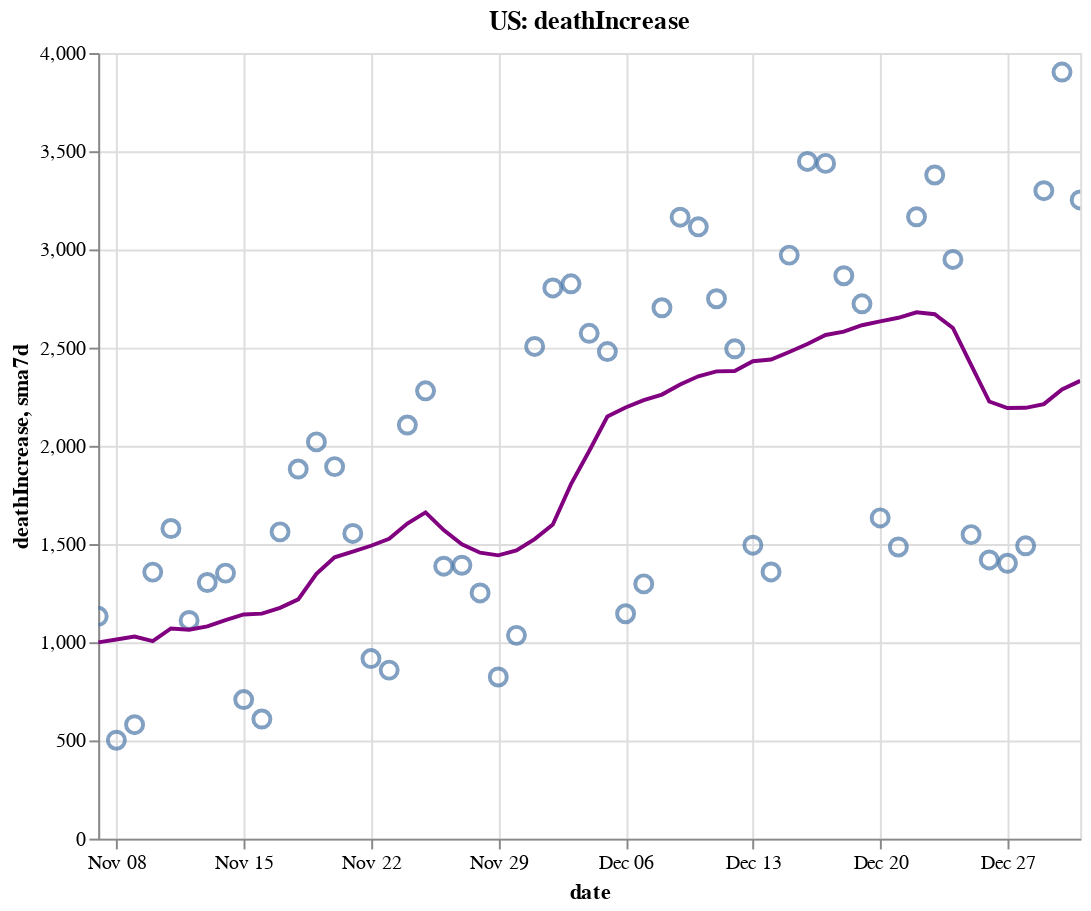

Here is the notebook cell this chart was saved with:
### Code cell
create_plot(us, 'deathIncrease')

### Figure 1 — Vega-Lite specification as saved in the notebook (floating-point values rounded to 4 significant figures)
{"config": {"view": {"continuousWidth": 400, "continuousHeight": 300}}, "layer": [{"layer": [{"mark": {"type": "point", "size": 75}, "encoding": {"tooltip": [{"type": "temporal", "field": "date"}, {"type": "quantitative", "field": "deathIncrease"}, {"type": "quantitative", "field": "sma7d"}], "x": {"type": "temporal", "field": "date"}, "y": {"type": "quantitative", "field": "deathIncrease"}}, "selection": {"selector006": {"type": "interval", "bind": "scales", "encodings": ["x", "y"]}}}, {"mark": {"type": "line", "color": "purple"}, "encoding": {"x": {"type": "temporal", "field": "date"}, "y": {"type": "quantitative", "field": "sma7d"}}}]}, {"mark": {"type": "rule", "color": "#aaa"}, "encoding": {"x": {"type": "temporal", "field": "date"}}, "transform": [{"filter": {"selection": "selector005"}}]}, {"mark": "circle", "encoding": {"opacity": {"condition": {"value": 1, "selection": "selector005"}, "value": 0}, "tooltip": [{"type": "temporal", "field": "date"}, {"type": "quantitative", "field": "deathIncrease"}, {"type": "quantitative", "field": "sma7d"}], "x": {"type": "temporal", "field": "date"}, "y": {"type": "quantitative", "field": "deathIncrease"}}, "selection": {"selector005": {"type": "single", "encodings": ["x"], "on": "mouseover", "nearest": true, "empty": "none"}}}, {"mark": {"type": "text", "align": "left", "dx": 5, "dy": -5, "stroke": "white", "strokeWidth": 2}, "encoding": {"text": {"type": "quantitative", "field": "deathIncrease"}, "tooltip": [{"type": "temporal", "field": "date"}, {"type": "quantitative", "field": "deathIncrease"}, {"type": "quantitative", "field": "sma7d"}], "x": {"type": "temporal", "field": "date"}, "y": {"type": "quantitative", "field": "deathIncrease"}}, "transform": [{"filter": {"selection": "selector005"}}]}, {"mark": {"type": "text", "align": "left", "dx": 5, "dy": -5}, "encoding": {"text": {"type": "quantitative", "field": "deathIncrease"}, "tooltip": [{"type": "temporal", "field": "date"}, {"type": "quantitative", "field": "deathIncrease"}, {"type": "quantitative", "field": "sma7d"}], "x": {"type": "temporal", "field": "date"}, "y": {"type": "quantitative", "field": "deathIncrease"}}, "transform": [{"filter": {"selection": "selector005"}}]}], "data": {"name": "data-1a5e6747bca4d0b8e3a03abff687382e"}, "height": 400, "title": "US: deathIncrease", "width": 500, "$schema": "https://vega.github.io/schema/vega-lite/v4.8.1.json", "datasets": {"data-1a5e6747bca4d0b8e3a03abff687382e": [{"date": "2020-11-07T00:00:00", "totalTestResultsIncrease": 1448000.0, "positiveIncrease": 131200.0, "death": 229600.0, "deathIncrease": 1132.0, "positiveRate": 0.091, "state": "US", "sma7d": 999.4}, {"date": "2020-11-08T00:00:00", "totalTestResultsIncrease": 1219000.0, "positiveIncrease": 111700.0, "death": 230100.0, "deathIncrease": 501.0, "positiveRate": 0.092, "state": "US", "sma7d": 1014.0}, {"date": "2020-11-09T00:00:00", "totalTestResultsIncrease": 1446000.0, "positiveIncrease": 117600.0, "death": 230700.0, "deathIncrease": 580.0, "positiveRate": 0.081, "state": "US", "sma7d": 1029.0}, {"date": "2020-11-10T00:00:00", "totalTestResultsIncrease": 1344000.0, "positiveIncrease": 132500.0, "death": 232100.0, "deathIncrease": 1357.0, "positiveRate": 0.099, "state": "US", "sma7d": 1005.0}, {"date": "2020-11-11T00:00:00", "totalTestResultsIncrease": 1462000.0, "positiveIncrease": 148200.0, "death": 233700.0, "deathIncrease": 1579.0, "positiveRate": 0.101, "state": "US", "sma7d": 1070.0}, {"date": "2020-11-12T00:00:00", "totalTestResultsIncrease": 1569000.0, "positiveIncrease": 156600.0, "death": 234800.0, "deathIncrease": 1111.0, "positiveRate": 0.1, "state": "US", "sma7d": 1064.0}, {"date": "2020-11-13T00:00:00", "totalTestResultsIncrease": 1705000.0, "positiveIncrease": 173300.0, "death": 236100.0, "deathIncrease": 1304.0, "positiveRate": 0.102, "state": "US", "sma7d": 1081.0}, {"date": "2020-11-14T00:00:00", "totalTestResultsIncrease": 1704000.0, "positiveIncrease": 166600.0, "death": 237400.0, "deathIncrease": 1352.0, "positiveRate": 0.098, "state": "US", "sma7d": 1112.0}, {"date": "2020-11-15T00:00:00", "totalTestResultsIncrease": 1552000.0, "positiveIncrease": 146200.0, "death": 238100.0, "deathIncrease": 708.0, "positiveRate": 0.094, "state": "US", "sma7d": 1142.0}, {"date": "2020-11-16T00:00:00", "totalTestResultsIncrease": 1529000.0, "positiveIncrease": 149100.0, "death": 238700.0, "deathIncrease": 609.0, "positiveRate": 0.097, "state": "US", "sma7d": 1146.0}, {"date": "2020-11-17T00:00:00", "totalTestResultsIncrease": 1603000.0, "positiveIncrease": 158500.0, "death": 240300.0, "deathIncrease": 1562.0, "positiveRate": 0.099, "state": "US", "sma7d": 1175.0}, {"date": "2020-11-18T00:00:00", "totalTestResultsIncrease": 1618000.0, "positiveIncrease": 167000.0, "death": 242200.0, "deathIncrease": 1882.0, "positiveRate": 0.103, "state": "US", "sma7d": 1218.0}, {"date": "2020-11-19T00:00:00", "totalTestResultsIncrease": 1848000.0, "positiveIncrease": 186600.0, "death": 244200.0, "deathIncrease": 2020.0, "positiveRate": 0.101, "state": "US", "sma7d": 1348.0}, {"date": "2020-11-20T00:00:00", "totalTestResultsIncrease": 1946000.0, "positiveIncrease": 195900.0, "death": 246100.0, "deathIncrease": 1894.0, "positiveRate": 0.101, "state": "US", "sma7d": 1432.0}, {"date": "2020-11-21T00:00:00", "totalTestResultsIncrease": 2047000.0, "positiveIncrease": 182800.0, "death": 247600.0, "deathIncrease": 1554.0, "positiveRate": 0.089, "state": "US", "sma7d": 1461.0}, {"date": "2020-11-22T00:00:00", "totalTestResultsIncrease": 1752000.0, "positiveIncrease": 153400.0, "death": 248600.0, "deathIncrease": 917.0, "positiveRate": 0.088, "state": "US", "sma7d": 1491.0}, {"date": "2020-11-23T00:00:00", "totalTestResultsIncrease": 1693000.0, "positiveIncrease": 153800.0, "death": 249400.0, "deathIncrease": 858.0, "positiveRate": 0.091, "state": "US", "sma7d": 1527.0}, {"date": "2020-11-24T00:00:00", "totalTestResultsIncrease": 1882000.0, "positiveIncrease": 164400.0, "death": 251500.0, "deathIncrease": 2106.0, "positiveRate": 0.087, "state": "US", "sma7d": 1604.0}, {"date": "2020-11-25T00:00:00", "totalTestResultsIncrease": 1824000.0, "positiveIncrease": 187100.0, "death": 253800.0, "deathIncrease": 2280.0, "positiveRate": 0.103, "state": "US", "sma7d": 1661.0}, {"date": "2020-11-26T00:00:00", "totalTestResultsIncrease": 1267000.0, "positiveIncrease": 128700.0, "death": 255200.0, "deathIncrease": 1387.0, "positiveRate": 0.102, "state": "US", "sma7d": 1571.0}, {"date": "2020-11-27T00:00:00", "totalTestResultsIncrease": 2032000.0, "positiveIncrease": 197200.0, "death": 256600.0, "deathIncrease": 1392.0, "positiveRate": 0.097, "state": "US", "sma7d": 1499.0}, {"date": "2020-11-28T00:00:00", "totalTestResultsIncrease": 1673000.0, "positiveIncrease": 151200.0, "death": 257800.0, "deathIncrease": 1251.0, "positiveRate": 0.09, "state": "US", "sma7d": 1456.0}, {"date": "2020-11-29T00:00:00", "totalTestResultsIncrease": 1285000.0, "positiveIncrease": 136200.0, "death": 258700.0, "deathIncrease": 823.0, "positiveRate": 0.106, "state": "US", "sma7d": 1442.0}, {"date": "2020-11-30T00:00:00", "totalTestResultsIncrease": 1606000.0, "positiveIncrease": 148600.0, "death": 259700.0, "deathIncrease": 1035.0, "positiveRate": 0.092, "state": "US", "sma7d": 1468.0}, {"date": "2020-12-01T00:00:00", "totalTestResultsIncrease": 1471000.0, "positiveIncrease": 178200.0, "death": 262200.0, "deathIncrease": 2506.0, "positiveRate": 0.121, "state": "US", "sma7d": 1525.0}, {"date": "2020-12-02T00:00:00", "totalTestResultsIncrease": 1556000.0, "positiveIncrease": 201200.0, "death": 265000.0, "deathIncrease": 2804.0, "positiveRate": 0.129, "state": "US", "sma7d": 1600.0}, {"date": "2020-12-03T00:00:00", "totalTestResultsIncrease": 1894000.0, "positiveIncrease": 213600.0, "death": 267800.0, "deathIncrease": 2825.0, "positiveRate": 0.113, "state": "US", "sma7d": 1805.0}, {"date": "2020-12-04T00:00:00", "totalTestResultsIncrease": 1901000.0, "positiveIncrease": 229200.0, "death": 270400.0, "deathIncrease": 2573.0, "positiveRate": 0.121, "state": "US", "sma7d": 1974.0}, {"date": "2020-12-05T00:00:00", "totalTestResultsIncrease": 2210000.0, "positiveIncrease": 216700.0, "death": 272900.0, "deathIncrease": 2480.0, "positiveRate": 0.098, "state": "US", "sma7d": 2149.0}, {"date": "2020-12-06T00:00:00", "totalTestResultsIncrease": 1600000.0, "positiveIncrease": 181200.0, "death": 274000.0, "deathIncrease": 1145.0, "positiveRate": 0.113, "state": "US", "sma7d": 2195.0}, {"date": "2020-12-07T00:00:00", "totalTestResultsIncrease": 1718000.0, "positiveIncrease": 180900.0, "death": 275300.0, "deathIncrease": 1297.0, "positiveRate": 0.105, "state": "US", "sma7d": 2233.0}, {"date": "2020-12-08T00:00:00", "totalTestResultsIncrease": 1672000.0, "positiveIncrease": 215100.0, "death": 278000.0, "deathIncrease": 2703.0, "positiveRate": 0.129, "state": "US", "sma7d": 2261.0}, {"date": "2020-12-09T00:00:00", "totalTestResultsIncrease": 1811000.0, "positiveIncrease": 214200.0, "death": 281200.0, "deathIncrease": 3164.0, "positiveRate": 0.118, "state": "US", "sma7d": 2312.0}, {"date": "2020-12-10T00:00:00", "totalTestResultsIncrease": 1890000.0, "positiveIncrease": 219000.0, "death": 284300.0, "deathIncrease": 3115.0, "positiveRate": 0.116, "state": "US", "sma7d": 2354.0}, {"date": "2020-12-11T00:00:00", "totalTestResultsIncrease": 1990000.0, "positiveIncrease": 234800.0, "death": 287100.0, "deathIncrease": 2749.0, "positiveRate": 0.118, "state": "US", "sma7d": 2379.0}, {"date": "2020-12-12T00:00:00", "totalTestResultsIncrease": 1811000.0, "positiveIncrease": 224500.0, "death": 289600.0, "deathIncrease": 2494.0, "positiveRate": 0.124, "state": "US", "sma7d": 2381.0}, {"date": "2020-12-13T00:00:00", "totalTestResultsIncrease": 1762000.0, "positiveIncrease": 185800.0, "death": 291000.0, "deathIncrease": 1494.0, "positiveRate": 0.105, "state": "US", "sma7d": 2431.0}, {"date": "2020-12-14T00:00:00", "totalTestResultsIncrease": 2159000.0, "positiveIncrease": 192500.0, "death": 292400.0, "deathIncrease": 1358.0, "positiveRate": 0.089, "state": "US", "sma7d": 2440.0}, {"date": "2020-12-15T00:00:00", "totalTestResultsIncrease": 1782000.0, "positiveIncrease": 189800.0, "death": 295400.0, "deathIncrease": 2971.0, "positiveRate": 0.107, "state": "US", "sma7d": 2478.0}, {"date": "2020-12-16T00:00:00", "totalTestResultsIncrease": 1792000.0, "positiveIncrease": 231700.0, "death": 298800.0, "deathIncrease": 3448.0, "positiveRate": 0.129, "state": "US", "sma7d": 2518.0}, {"date": "2020-12-17T00:00:00", "totalTestResultsIncrease": 1873000.0, "positiveIncrease": 240200.0, "death": 302300.0, "deathIncrease": 3438.0, "positiveRate": 0.128, "state": "US", "sma7d": 2565.0}, {"date": "2020-12-18T00:00:00", "totalTestResultsIncrease": 2198000.0, "positiveIncrease": 239200.0, "death": 305100.0, "deathIncrease": 2866.0, "positiveRate": 0.109, "state": "US", "sma7d": 2581.0}, {"date": "2020-12-19T00:00:00", "totalTestResultsIncrease": 1740000.0, "positiveIncrease": 202800.0, "death": 307800.0, "deathIncrease": 2723.0, "positiveRate": 0.117, "state": "US", "sma7d": 2614.0}, {"date": "2020-12-20T00:00:00", "totalTestResultsIncrease": 1782000.0, "positiveIncrease": 196000.0, "death": 309500.0, "deathIncrease": 1633.0, "positiveRate": 0.11, "state": "US", "sma7d": 2634.0}, {"date": "2020-12-21T00:00:00", "totalTestResultsIncrease": 2076000.0, "positiveIncrease": 178200.0, "death": 311000.0, "deathIncrease": 1485.0, "positiveRate": 0.086, "state": "US", "sma7d": 2652.0}, {"date": "2020-12-22T00:00:00", "totalTestResultsIncrease": 1708000.0, "positiveIncrease": 189900.0, "death": 314100.0, "deathIncrease": 3166.0, "positiveRate": 0.111, "state": "US", "sma7d": 2680.0}, {"date": "2020-12-23T00:00:00", "totalTestResultsIncrease": 1749000.0, "positiveIncrease": 220800.0, "death": 317500.0, "deathIncrease": 3379.0, "positiveRate": 0.126, "state": "US", "sma7d": 2670.0}, {"date": "2020-12-24T00:00:00", "totalTestResultsIncrease": 1928000.0, "positiveIncrease": 203600.0, "death": 320500.0, "deathIncrease": 2949.0, "positiveRate": 0.106, "state": "US", "sma7d": 2600.0}, {"date": "2020-12-25T00:00:00", "totalTestResultsIncrease": 1291000.0, "positiveIncrease": 125400.0, "death": 322000.0, "deathIncrease": 1548.0, "positiveRate": 0.097, "state": "US", "sma7d": 2412.0}, {"date": "2020-12-26T00:00:00", "totalTestResultsIncrease": 2137000.0, "positiveIncrease": 189500.0, "death": 323400.0, "deathIncrease": 1419.0, "positiveRate": 0.089, "state": "US", "sma7d": 2226.0}, {"date": "2020-12-27T00:00:00", "totalTestResultsIncrease": 1383000.0, "positiveIncrease": 153200.0, "death": 324800.0, "deathIncrease": 1402.0, "positiveRate": 0.111, "state": "US", "sma7d": 2193.0}, {"date": "2020-12-28T00:00:00", "totalTestResultsIncrease": 1540000.0, "positiveIncrease": 162200.0, "death": 326300.0, "deathIncrease": 1491.0, "positiveRate": 0.105, "state": "US", "sma7d": 2193.0}, {"date": "2020-12-29T00:00:00", "totalTestResultsIncrease": 1252000.0, "positiveIncrease": 195200.0, "death": 329600.0, "deathIncrease": 3299.0, "positiveRate": 0.156, "state": "US", "sma7d": 2212.0}, {"date": "2020-12-30T00:00:00", "totalTestResultsIncrease": 1578000.0, "positiveIncrease": 225700.0, "death": 333500.0, "deathIncrease": 3903.0, "positiveRate": 0.143, "state": "US", "sma7d": 2287.0}, {"date": "2020-12-31T00:00:00", "totalTestResultsIncrease": 1711000.0, "positiveIncrease": 220900.0, "death": 336600.0, "deathIncrease": 3252.0, "positiveRate": 0.129, "state": "US", "sma7d": 2331.0}]}}
